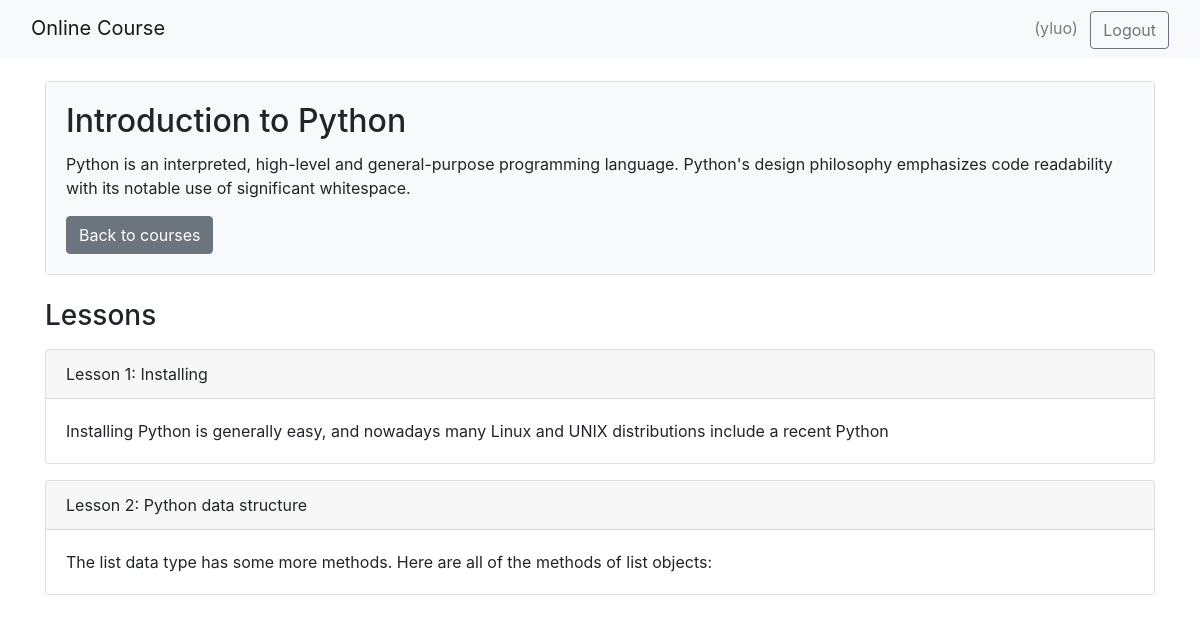
The page /onlinecourse/course/2/ (signed in) on the database its author committed.
### onlinecourse/models.py (models this page shows, shortened)
class Course(models.Model):
    name = models.CharField(null=False, max_length=30, default='online course')
    image = models.ImageField(upload_to='course_images/')
    description = models.CharField(max_length=1000)
    pub_date = models.DateField(null=True)
    instructors = models.ManyToManyField(Instructor)
    users = models.ManyToManyField(settings.AUTH_USER_MODEL, through='Enrollment')
    total_enrollment = models.IntegerField(default=0)
    is_enrolled = False

class Lesson(models.Model):
    title = models.CharField(max_length=200, default="title")
    order = models.IntegerField(default=0)
    course = models.ForeignKey(Course, on_delete=models.CASCADE)
    content = models.TextField()

### onlinecourse/views.py (the view)
class CourseDetailsView(generic.DetailView):
    model = Course
    template_name = 'onlinecourse/course_detail.html'

### onlinecourse/templates/onlinecourse/course_detail.html (shortened to what this page needs)
<!DOCTYPE html>
<html lang="en">
<head>
    {% load static %}
    <link href="https://cdn.jsdelivr.net/npm/bootstrap@4.6.2/dist/css/bootstrap.min.css" rel="stylesheet">
</head>
<body>
<nav class="navbar navbar-light bg-light mb-4">
    <div class="container-fluid">
        <a class="navbar-brand" href="{% url 'onlinecourse:popular_course_list' %}">
            Online Course
        </a>
        <div class="ml-auto">
            {% if user.is_authenticated %}
                <span class="navbar-text mr-2">
                    {{ user.first_name }} ({{ user.username }})
                </span>
                <a class="btn btn-outline-secondary" href="{% url 'onlinecourse:logout' %}">
                    Logout
                </a>
            {% endif %}
        </div>
    </div>
</nav>
<div class="container">
    <div class="card mb-4">
        <div class="card-body bg-light">
            <h2 class="card-title">
                {{ course.name }}
            </h2>
            <p class="card-text">
                {{ course.description }}
            </p>
            <a class="btn btn-secondary" href="{% url 'onlinecourse:popular_course_list' %}">
                Back to courses
            </a>
        </div>
    </div>
    <h3 class="mb-3">Lessons</h3>
    <div class="card-columns-vertical">
        {% for lesson in course.lesson_set.all %}
            <div class="card mb-3">
                <div class="card-header">
                    Lesson {{ forloop.counter }}: {{ lesson.title }}
                </div>
                <div class="card-body">
                    <p class="card-text">
                        {{ lesson.content }}
                    </p>
                </div>
            </div>
        {% empty %}
            <div class="alert alert-warning">
                No lessons are available for this course.
            </div>
        {% endfor %}
    </div>
</div>
</body>
</html>

### rows shown on the page
Course: name "Introduction to Python", description "Python is an interpreted, high-level and general-purpose programming language. Python's design philosophy emphasizes code readability with its notable use of significant whitespace."
Lesson: title "Installing", content "Installing Python is generally easy, and nowadays many Linux and UNIX distributions include a recent Python"
Lesson: title "Python data structure", content "The list data type has some more methods. Here are all of the methods of list objects:"

### other values the page prints
{{ user.username }} "yluo"
